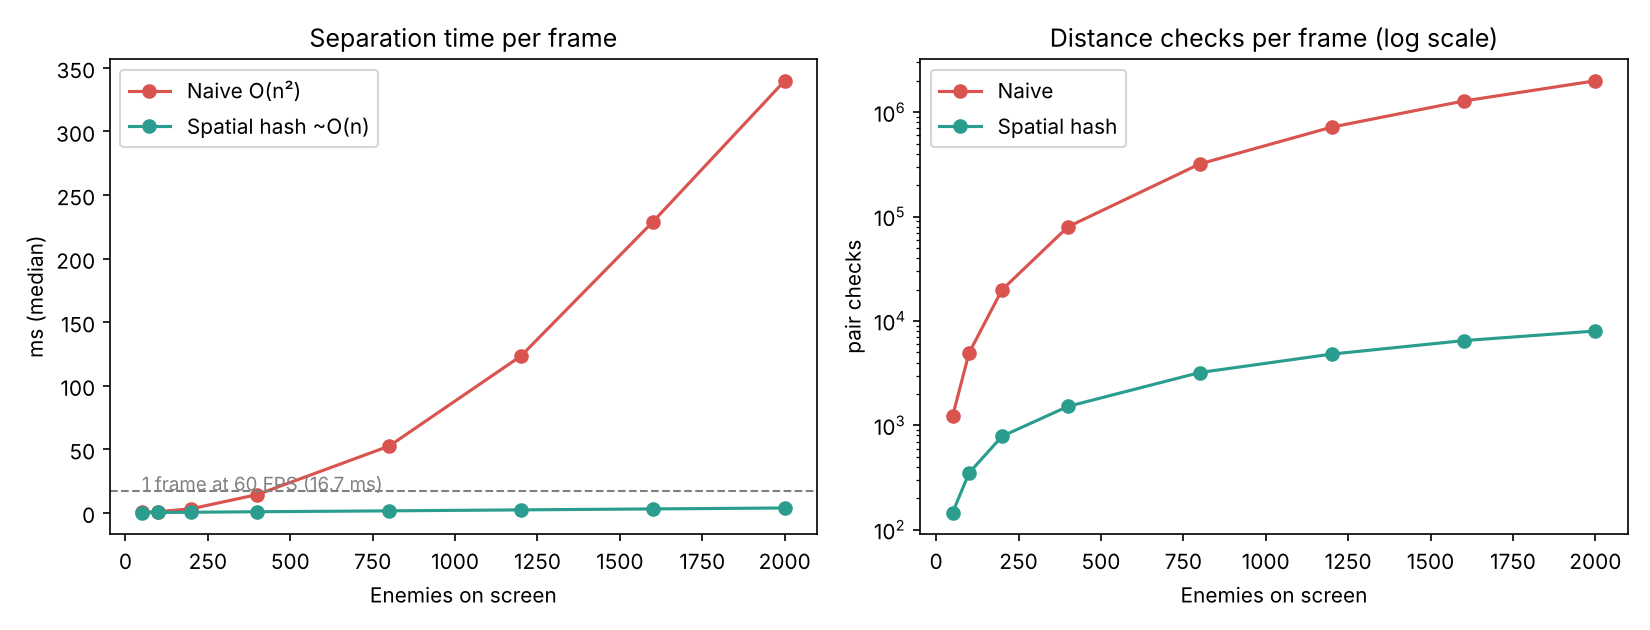

The script that saved this image:
"""Benchmark crowd separation: naive O(n^2) vs spatial hash.

Run:  python benchmarks/collision_benchmark.py
Writes benchmarks/results.csv and, if matplotlib is installed, benchmarks/collision_benchmark.png
"""
import copy
import csv
import os
import random
import statistics
import sys
import time

sys.path.insert(0, os.path.dirname(os.path.dirname(os.path.abspath(__file__))))
from spatial import separate  # noqa: E402

HERE = os.path.dirname(os.path.abspath(__file__))
SIZES = [50, 100, 200, 400, 800, 1200, 1600, 2000]
REPEATS = 5
DENSITY = 2500  # world area per enemy (px^2): same crowd density at every size


class Body:
    def __init__(self, x, y, r):
        self.x, self.y, self.radius = x, y, r


def make_crowd(n, seed):
    rng = random.Random(seed)
    side = (n * DENSITY) ** 0.5
    return [Body(rng.uniform(0, side), rng.uniform(0, side), rng.choice([14, 16, 21])) for _ in range(n)]


def measure(n, mode):
    times, checks = [], 0
    for rep in range(REPEATS):
        crowd = make_crowd(n, rep)
        start = time.perf_counter()
        stats = separate(crowd, mode)
        times.append((time.perf_counter() - start) * 1000)
        checks = stats.checks
    return statistics.median(times), checks


def main():
    rows = []
    print(f"{'enemies':>8} {'naive ms':>10} {'hash ms':>9} {'speedup':>8} {'naive checks':>13} {'hash checks':>12}")
    for n in SIZES:
        naive_ms, naive_checks = measure(n, "naive")
        hash_ms, hash_checks = measure(n, "hash")
        rows.append((n, naive_ms, hash_ms, naive_checks, hash_checks))
        print(f"{n:>8} {naive_ms:>10.2f} {hash_ms:>9.2f} {naive_ms / hash_ms:>7.1f}x {naive_checks:>13,} {hash_checks:>12,}")
    with open(os.path.join(HERE, "results.csv"), "w", newline="") as f:
        writer = csv.writer(f)
        writer.writerow(["enemies", "naive_ms", "hash_ms", "naive_checks", "hash_checks"])
        writer.writerows(rows)
    try:
        import matplotlib
        matplotlib.use("Agg")
        import matplotlib.pyplot as plt
    except ImportError:
        print("matplotlib not installed: skipped the chart (pip install matplotlib)")
        return
    n = [r[0] for r in rows]
    fig, (left, right) = plt.subplots(1, 2, figsize=(11, 4.2))
    left.plot(n, [r[1] for r in rows], "o-", color="#d9534f", label="Naive O(n²)")
    left.plot(n, [r[2] for r in rows], "o-", color="#2a9d8f", label="Spatial hash ~O(n)")
    left.axhline(16.7, color="gray", linestyle="--", linewidth=1)
    left.text(n[0], 17.5, "1 frame at 60 FPS (16.7 ms)", color="gray", fontsize=9)
    left.set(title="Separation time per frame", xlabel="Enemies on screen", ylabel="ms (median)")
    left.legend()
    right.plot(n, [r[3] for r in rows], "o-", color="#d9534f", label="Naive")
    right.plot(n, [r[4] for r in rows], "o-", color="#2a9d8f", label="Spatial hash")
    right.set_yscale("log")
    right.set(title="Distance checks per frame (log scale)", xlabel="Enemies on screen", ylabel="pair checks")
    right.legend()
    fig.tight_layout()
    out = os.path.join(HERE, "collision_benchmark.png")
    fig.savefig(out, dpi=150)
    print("chart:", out)


if __name__ == "__main__":
    main()
